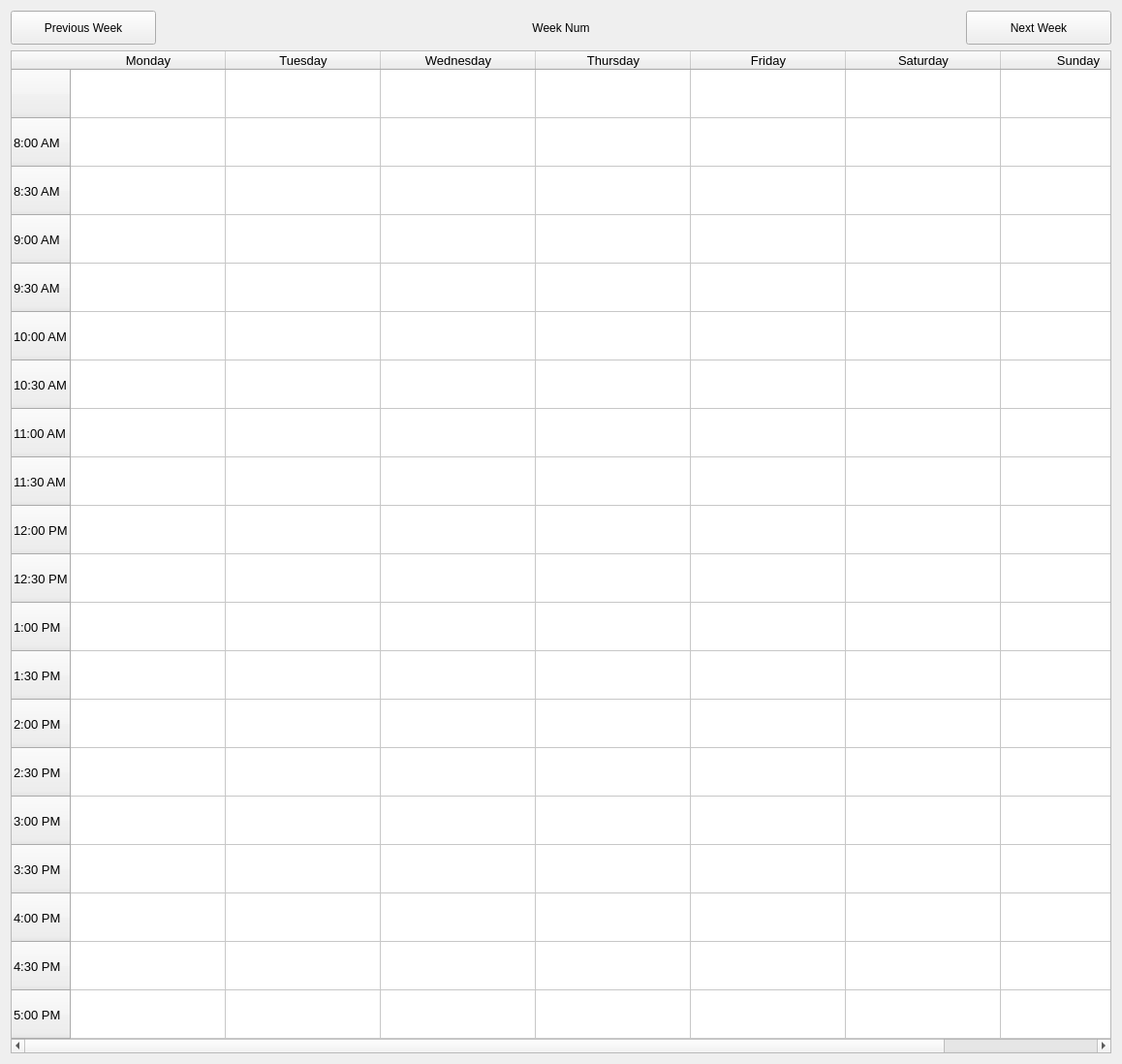
         <widget class="QWidget" name="Room10">
          <property name="enabled">
           <bool>true</bool>
          </property>
          <attribute name="title">
           <string>Extra Room</string>
          </attribute>
          <layout class="QGridLayout" name="gridLayout_15">
           <item row="0" column="0">
            <widget class="QPushButton" name="PrevWeekR10">
             <property name="minimumSize">
              <size>
               <width>150</width>
               <height>35</height>
              </size>
             </property>
             <property name="maximumSize">
              <size>
               <width>150</width>
               <height>35</height>
              </size>
             </property>
             <property name="text">
              <string>Previous Week</string>
             </property>
             <property name="icon">
              <iconset>
               <normaloff>Images/Previous.png</normaloff>Images/Previous.png</iconset>
             </property>
             <property name="iconSize">
              <size>
               <width>25</width>
               <height>25</height>
              </size>
             </property>
            </widget>
           </item>
           <item row="0" column="1">
            <widget class="QLabel" name="WeekNumR10">
             <property name="maximumSize">
              <size>
               <width>16777215</width>
               <height>16777215</height>
              </size>
             </property>
             <property name="text">
              <string>Week Num</string>
             </property>
             <property name="alignment">
              <set>Qt::AlignCenter</set>
             </property>
            </widget>
           </item>
           <item row="0" column="2">
            <widget class="QPushButton" name="NextWeekR10">
             <property name="minimumSize">
              <size>
               <width>150</width>
               <height>35</height>
              </size>
             </property>
             <property name="maximumSize">
              <size>
               <width>150</width>
               <height>35</height>
              </size>
             </property>
             <property name="layoutDirection">
              <enum>Qt::LeftToRight</enum>
             </property>
             <property name="text">
              <string>Next Week</string>
             </property>
             <property name="icon">
              <iconset>
               <normaloff>Images/Next.png</normaloff>Images/Next.png</iconset>
             </property>
             <property name="iconSize">
              <size>
               <width>25</width>
               <height>25</height>
              </size>
             </property>
            </widget>
           </item>
           <item row="1" column="0" colspan="3">
            <widget class="QTableWidget" name="ScheduleR10">
             <property name="font">
              <font>
               <family>MS Shell Dlg 2</family>
               <pointsize>10</pointsize>
               <weight>50</weight>
               <italic>false</italic>
               <bold>false</bold>
              </font>
             </property>
             <property name="sizeAdjustPolicy">
              <enum>QAbstractScrollArea::AdjustToContents</enum>
             </property>
             <attribute name="horizontalHeaderMinimumSectionSize">
              <number>100</number>
             </attribute>
             <attribute name="horizontalHeaderDefaultSectionSize">
              <number>160</number>
             </attribute>
             <attribute name="horizontalHeaderShowSortIndicator" stdset="0">
              <bool>false</bool>
             </attribute>
             <attribute name="horizontalHeaderStretchLastSection">
              <bool>false</bool>
             </attribute>
             <attribute name="verticalHeaderDefaultSectionSize">
              <number>50</number>
             </attribute>
             <row>
              <property name="text">
               <string/>
              </property>
             </row>
             <row>
              <property name="text">
               <string>8:00 AM</string>
              </property>
             </row>
             <row>
              <property name="text">
               <string>8:30 AM</string>
              </property>
             </row>
             <row>
              <property name="text">
               <string>9:00 AM</string>
              </property>
             </row>
             <row>
              <property name="text">
               <string>9:30 AM</string>
              </property>
             </row>
             <row>
              <property name="text">
               <string>10:00 AM</string>
              </property>
             </row>
             <row>
              <property name="text">
               <string>10:30 AM</string>
              </property>
             </row>
             <row>
              <property name="text">
               <string>11:00 AM</string>
              </property>
             </row>
             <row>
              <property name="text">
               <string>11:30 AM</string>
              </property>
             </row>
             <row>
              <property name="text">
               <string>12:00 PM</string>
              </property>
             </row>
             <row>
              <property name="text">
               <string>12:30 PM</string>
              </property>
             </row>
             <row>
              <property name="text">
               <string>1:00 PM</string>
              </property>
             </row>
             <row>
              <property name="text">
               <string>1:30 PM</string>
              </property>
             </row>
             <row>
              <property name="text">
               <string>2:00 PM</string>
              </property>
             </row>
             <row>
              <property name="text">
               <string>2:30 PM</string>
              </property>
             </row>
             <row>
              <property name="text">
               <string>3:00 PM</string>
              </property>
             </row>
             <row>
              <property name="text">
               <string>3:30 PM</string>
              </property>
             </row>
             <row>
              <property name="text">
               <string>4:00 PM</string>
              </property>
             </row>
             <row>
              <property name="text">
               <string>4:30 PM</string>
              </property>
             </row>
             <row>
              <property name="text">
               <string>5:00 PM</string>
              </property>
             </row>
             <column>
              <property name="text">
               <string>Monday</string>
              </property>
             </column>
             <column>
              <property name="text">
               <string>Tuesday</string>
              </property>
             </column>
             <column>
              <property name="text">
               <string>Wednesday</string>
              </property>
             </column>
             <column>
              <property name="text">
               <string>Thursday</string>
              </property>
             </column>
             <column>
              <property name="text">
               <string>Friday</string>
              </property>
             </column>
             <column>
              <property name="text">
               <string>Saturday</string>
              </property>
             </column>
             <column>
              <property name="text">
               <string>Sunday</string>
              </property>
             </column>
            </widget>
           </item>
          </layout>
         </widget>
